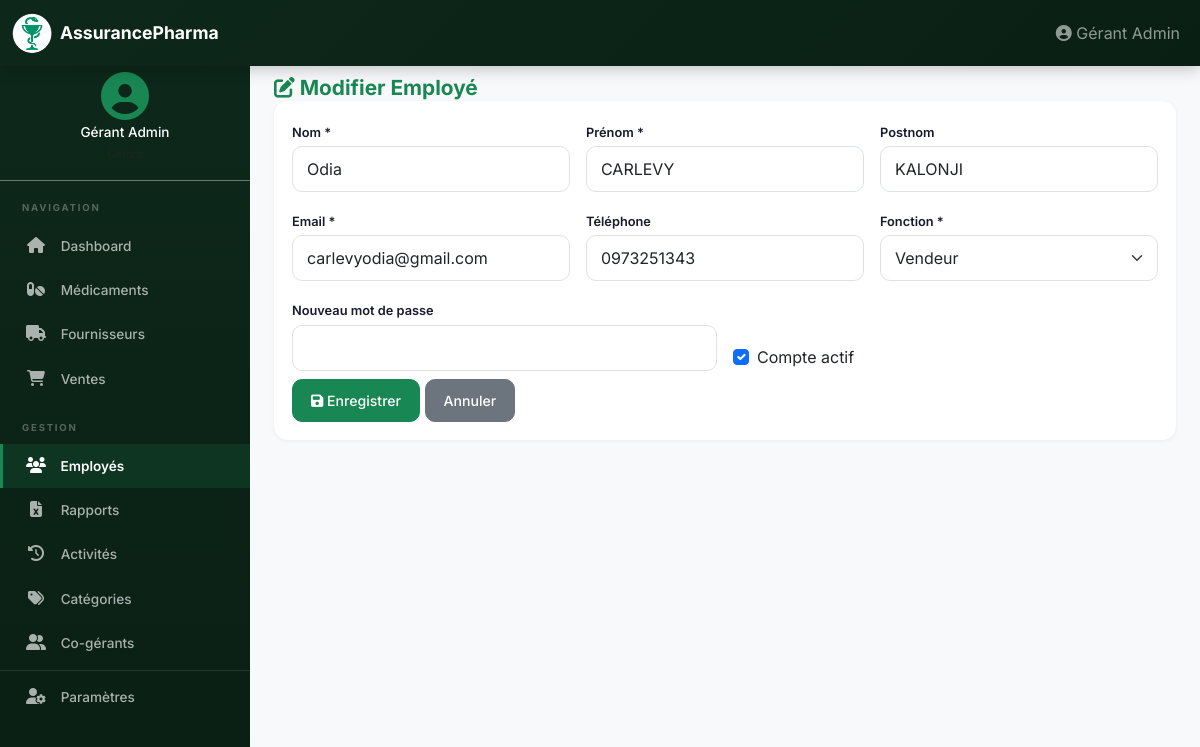
Screenshot of /employees/1/edit (signed in) with the database file from the repository.
### app/models/__init__.py (models this page shows, shortened)
class User(UserMixin, db.Model):
    __tablename__ = 'users'
    id = db.Column(db.Integer, primary_key=True)
    email = db.Column(db.String(120), unique=True, nullable=False, index=True)
    nom = db.Column(db.String(100), nullable=False)
    prenom = db.Column(db.String(100), nullable=False)
    password_hash = db.Column(db.String(200), nullable=False)
    role = db.Column(db.String(20), default='gerant', nullable=False)
    actif = db.Column(db.Boolean, default=True)
    created_at = db.Column(db.DateTime, default=datetime.utcnow)
    parent_id = db.Column(db.Integer, db.ForeignKey('users.id'))
    @property
    def effective_gerant_id(self):
        return self.parent_id or self.id
    medicines = db.relationship('Medicine', backref='gerant', lazy=True)
    suppliers = db.relationship('Supplier', backref='gerant', lazy=True)
    employees = db.relationship('Employee', backref='gerant', lazy=True)
    activities = db.relationship('Activity', backref='user', lazy=True)
    categories = db.relationship('Category', backref='gerant', lazy=True)
    photo = db.Column(db.String(255))

class Employee(UserMixin, db.Model):
    __tablename__ = 'employees'
    id = db.Column(db.Integer, primary_key=True)
    nom = db.Column(db.String(100), nullable=False)
    postnom = db.Column(db.String(100))
    prenom = db.Column(db.String(100), nullable=False)
    email = db.Column(db.String(120), unique=True, nullable=False, index=True)
    telephone = db.Column(db.String(20))
    fonction = db.Column(db.String(100), nullable=False)
    password_hash = db.Column(db.String(200), nullable=False)
    actif = db.Column(db.Boolean, default=True)
    gerant_id = db.Column(db.Integer, db.ForeignKey('users.id'), nullable=False)
    created_at = db.Column(db.DateTime, default=datetime.utcnow)
    updated_at = db.Column(db.DateTime, default=datetime.utcnow, onupdate=datetime.utcnow)
    photo = db.Column(db.String(255))
    sales = db.relationship('Sale', backref='employee', lazy=True)

### app/routes/employees.py (the view, shortened to what this page needs)
@employees_bp.route('/<int:employee_id>/edit', methods=['GET', 'POST'])
@login_required
@gerant_required
def edit_employee(employee_id):
    employee = Employee.query.get_or_404(employee_id)
    if employee.gerant_id != current_user.effective_gerant_id:
        flash('Non autorisé', 'danger')
        return redirect(url_for('employees.list_employees'))
    return render_template('employees/form.html', employee=employee)

### app/models/__init__.py (called while the page is built)
@login_manager.user_loader
def load_user(user_id):
    if user_id.startswith('E'):
        return Employee.query.get(int(user_id[1:]))
    return User.query.get(int(user_id))

### app/templates/employees/form.html (shortened to what this page needs)
{% extends "base.html" %}
{% block content %}
<div class="fade-in">
  <h1 class="page-title">
    <i class="fas fa-{% if employee %}edit{% else %}plus{% endif %}"></i>
    {% if employee %}Modifier{% else %}Nouvel{% endif %} Employé
  </h1>
  <div class="card">
    <div class="card-body">
      <form method="POST">
        <div class="row g-2 g-md-3">
          <div class="col-6 col-md-4">
            <label class="form-label">Nom *</label>
            <input type="text" class="form-control" name="nom" value="{{ employee.nom if employee else '' }}" required />
          </div>
          <div class="col-6 col-md-4">
            <label class="form-label">Prénom *</label>
            <input type="text" class="form-control" name="prenom" value="{{ employee.prenom if employee else '' }}" required />
          </div>
          <div class="col-12 col-md-4">
            <label class="form-label">Postnom</label>
            <input type="text" class="form-control" name="postnom" value="{{ employee.postnom if employee else '' }}" />
          </div>
          <div class="col-6 col-md-4">
            <label class="form-label">Email *</label>
            <input type="email" class="form-control" name="email" value="{{ employee.email if employee else '' }}" required />
          </div>
          <div class="col-6 col-md-4">
            <label class="form-label">Téléphone</label>
            <input type="text" class="form-control" name="telephone" value="{{ employee.telephone if employee else '' }}" />
          </div>
          <div class="col-12 col-md-4">
            <label class="form-label">Fonction *</label>
            <select class="form-select" name="fonction" required>
              {% for f in ['Vendeur','Caissier','Pharmacien','Stagiaire','Autre'] %}
              <option value="{{ f }}" {% if employee and employee.fonction == f %}selected{% endif %}>{{ f }}</option>
              {% endfor %}
            </select>
          </div>
          <div class="col-12 col-md-6">
            <label class="form-label">{% if employee %}Nouveau mot de passe{% else %}Mot de passe *{% endif %}</label>
            <input type="password" class="form-control" name="password" {% if not employee %}required{% endif %} />
          </div>
          {% if employee %}
          <div class="col-12 col-md-6 d-flex align-items-end">
            <div class="form-check">
              <input type="checkbox" class="form-check-input" name="actif" id="actif" {% if employee.actif %}checked{% endif %} />
              <label class="form-check-label" for="actif">Compte actif</label>
            </div>
          </div>
          {% endif %}
          <div class="col-12 mt-2">
            <button type="submit" class="btn btn-primary">
              <i class="fas fa-{% if employee %}save{% else %}plus{% endif %}"></i>
              {% if employee %}Enregistrer{% else %}Créer{% endif %}
            </button>
            <a href="{{ url_for('employees.list_employees') }}" class="btn btn-secondary">Annuler</a>
          </div>
        </div>
      </form>
    </div>
  </div>
</div>
{% endblock %}

### app/templates/base.html (shortened to what this page needs)
<!doctype html>
<html lang="fr">
  <head>
    <link href="https://cdn.jsdelivr.net/npm/bootstrap@5.3.0/dist/css/bootstrap.min.css" rel="stylesheet" />
    <link rel="stylesheet" href="https://cdnjs.cloudflare.com/ajax/libs/font-awesome/6.5.0/css/all.min.css" />
    <link rel="stylesheet" href="{{ url_for('static', filename='css/style.css') }}" />
  </head>
  <body>
    <nav class="navbar navbar-expand-lg navbar-dark bg-primary fixed-top">
      <div class="container-fluid">
        <span class="navbar-brand">
          <img src="{{ url_for('static', filename='icons/Coupe_Hygie2.png') }}" alt="Logo" class="logo-img">
          <span class="brand-text">AssurancePharma</span>
        </span>
        <div class="collapse navbar-collapse" id="navbarNav">
          <ul class="navbar-nav ms-auto align-items-center">
            {% if current_user.is_authenticated %}
            <li class="nav-item">
              <span class="nav-link" style="cursor:default">
                <i class="fas fa-user-circle"></i>
                <span class="d-none d-md-inline">{{ current_user.prenom }} {{ current_user.nom }}</span>
              </span>
            </li>
            {% endif %}
          </ul>
        </div>
      </div>
    </nav>
    {% if current_user.is_authenticated %}
    <div class="app-layout">
      <div class="sidebar desktop-only">
        <div class="sidebar-user text-center py-3 border-bottom border-secondary">
          {% if current_user.photo %}
          <img src="{{ url_for('static', filename='uploads/' + current_user.photo) }}" alt="Photo" class="rounded-circle mb-1" style="width:50px;height:50px;object-fit:cover;border:2px solid var(--primary);">
          {% else %}
          <i class="fas fa-user-circle fa-3x mb-1" style="color:var(--primary);"></i>
          {% endif %}
          <h6 class="text-white mb-0" style="font-size:0.85rem;">{{ current_user.prenom }} {{ current_user.nom }}</h6>
          <small class="text-muted" style="font-size:0.7rem;">
          </small>
        </div>
        <div class="sidebar-section">Navigation</div>
        {% if current_user.role is defined and current_user.role in ('gerant', 'co-gerant') %}
        <a class="nav-link {% if request.endpoint == 'dashboard.index' %}active{% endif %}" href="{{ url_for('dashboard.index') }}"><i class="fas fa-home"></i> Dashboard</a>
        <a class="nav-link {% if request.endpoint and request.endpoint.startswith('medicines.') %}active{% endif %}" href="{{ url_for('medicines.list_medicines') }}"><i class="fas fa-pills"></i> Médicaments</a>
        <a class="nav-link {% if request.endpoint and request.endpoint.startswith('suppliers.') %}active{% endif %}" href="{{ url_for('suppliers.list_suppliers') }}"><i class="fas fa-truck"></i> Fournisseurs</a>
        <a class="nav-link {% if request.endpoint and request.endpoint.startswith('sales.') %}active{% endif %}" href="{{ url_for('sales.list_sales') }}"><i class="fas fa-shopping-cart"></i> Ventes</a>
        <div class="sidebar-section">Gestion</div>
        <a class="nav-link {% if request.endpoint and request.endpoint.startswith('employees.') %}active{% endif %}" href="{{ url_for('employees.list_employees') }}"><i class="fas fa-users"></i> Employés</a>
        <a class="nav-link {% if request.endpoint and request.endpoint.startswith('reports.') %}active{% endif %}" href="{{ url_for('reports.index') }}"><i class="fas fa-file-excel"></i> Rapports</a>
        <a class="nav-link {% if request.endpoint and request.endpoint.startswith('activities.') %}active{% endif %}" href="{{ url_for('activities.list_activities') }}"><i class="fas fa-history"></i> Activités</a>
        <a class="nav-link {% if request.endpoint and request.endpoint.startswith('categories.') %}active{% endif %}" href="{{ url_for('categories.list_categories') }}"><i class="fas fa-tags"></i> Catégories</a>
        {% if current_user.role == 'gerant' %}
        <a class="nav-link {% if request.endpoint and 'co_gerant' in request.endpoint %}active{% endif %}" href="{{ url_for('auth.list_co_gerants') }}"><i class="fas fa-user-friends"></i> Co-gérants</a>
        {% endif %}
        <hr class="border-secondary my-1">
        <a class="nav-link {% if request.endpoint == 'auth.profil' %}active{% endif %}" href="{{ url_for('auth.profil') }}"><i class="fas fa-user-cog"></i> Paramètres</a>
        {% endif %}
      </div>
      <div class="main-content">
    {% else %}
    <div class="container-fluid px-0">
    {% endif %}
      {% block content %}{% endblock %}
    {% if current_user.is_authenticated %}
      </div>
    </div>
    {% else %}
    </div>
    {% endif %}
  </body>
</html>

### app/static/css/style.css (style rules this page uses)
:root { --primary: #198754; --primary-dark: #146c43; --primary-light: #d1e7dd; --primary-glow: rgba(25, 135, 84, 0.15); --secondary: #6c757d; --success: #198754; --warning: #ffc107; --danger: #dc3545; --info: #0dcaf0; --dark: #1a1a2e; --gray-100: #f8f9fa; --gray-200: #e9ecef; --gray-300: #dee2e6; --gray-600: #6c757d; --sidebar-width: 250px; --nav-height: 56px; --radius: 14px; --radius-sm: 10px; --shadow: 0 1px 4px rgba(0,0,0,0.06); --shadow-lg: 0 4px 20px rgba(0,0,0,0.1); }
* { box-sizing: border-box; }
body { padding-top: var(--nav-height); font-family: "Inter", "Segoe UI", Tahoma, Geneva, Verdana, sans-serif; background-color: var(--gray-100); color: var(--dark); min-height: 100vh; -webkit-font-smoothing: antialiased; }
.brand-text { font-weight: 700; font-size: 1.1rem; }
.logo-img { width: 40px; height: 40px; border-radius: 50%; object-fit: contain; margin-right: 8px; vertical-align: middle; }
.logo-img { width: 40px; height: 40px; border-radius:50%; object-fit: contain; margin-right: 8px; vertical-align: middle; }
.page-title { font-weight: 700; margin-bottom: 0; font-size: 1.3rem; color: var(--primary); }
.app-layout { display: flex; min-height: calc(100vh - var(--nav-height)); background: var(--gray-100); }
.sidebar { width: var(--sidebar-width); background: linear-gradient(180deg, #0d281a 0%, #0a1f13 100%); flex-shrink: 0; padding-top: 0; position: sticky; top: var(--nav-height); height: calc(100vh - var(--nav-height)); overflow-y: auto; z-index: 100; }
.sidebar .nav-link { color: rgba(255, 255, 255, 0.65); padding: 12px 22px; border-radius: 0; transition: all 0.2s; border-left: 3px solid transparent; font-size: 0.85rem; font-weight: 500; }
.sidebar .nav-link.active { color: white; background: rgba(25, 135, 84, 0.18); border-left-color: var(--primary); font-weight: 600; }
.sidebar .nav-link i { width: 22px; margin-right: 10px; text-align: center; font-size: 1rem; }
.sidebar .sidebar-section { color: rgba(255,255,255,0.3); font-size: 0.6rem; text-transform: uppercase; letter-spacing: 1.8px; padding: 20px 22px 8px; font-weight: 700; }
.sidebar-user { padding: 18px 20px 14px; }
.main-content { flex: 1; padding: 20px 24px; overflow-x: hidden; width: 100%; }
.navbar-dark.bg-primary { background: linear-gradient(135deg, #0d281a 0%, #0a1f13 100%) !important; box-shadow: 0 2px 16px rgba(0, 0, 0, 0.25); }
.navbar-brand { font-weight: 700; display: flex; align-items: center; }
.card { border: none; border-radius: var(--radius); box-shadow: var(--shadow); transition: box-shadow 0.3s, transform 0.2s; margin-bottom: 1rem; overflow: hidden; }
.card-body { padding: 18px; }
.btn { border-radius: 10px; font-weight: 500; padding: 10px 18px; font-size: 0.88rem; transition: all 0.2s; }
.btn-primary { background-color: var(--primary); border-color: var(--primary); }
.form-control, .form-select { border-radius: var(--radius-sm); border: 1px solid var(--gray-300); padding: 10px 14px; font-size: 16px; transition: border-color 0.2s, box-shadow 0.2s; }
.form-label { font-weight: 600; color: var(--dark); margin-bottom: 4px; font-size: 0.8rem; }
.fade-in { animation: fadeIn 0.3s ease-out; }
.bg-primary { background-color: var(--primary) !important; }

### rows the page displays
User: prenom "Gérant", nom "Admin"
Employee: nom "Odia", prenom "CARLEVY", postnom "KALONJI", email "carlevyodia@gmail.com", telephone "0973251343", fonction "Vendeur", actif "☑"
